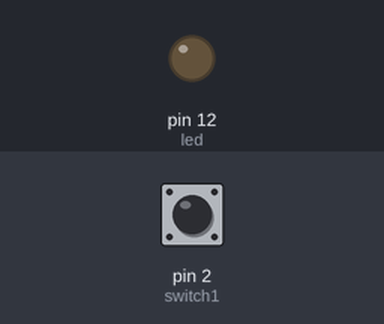
The sketch below on a simulated Arduino Uno, built with avr-gcc and run on an emulated ATmega328P. On the bench: output pins drawn as LEDs (lit = HIGH). The inputs (shaded band) are chosen by the test bench; at power-on: pin 2 (switch1) LOW.

Above: at 1.2 s.
1.3 s: pin 2 (switch1) pulled HIGH for 0.15 s
At 3.1 s:
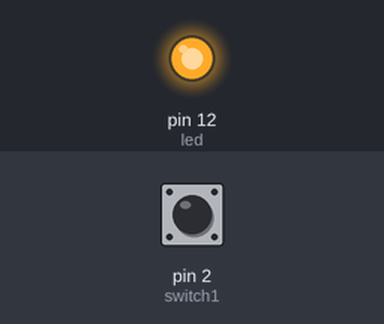
Timing chart, 0 to 7.9 s (numbered marks = the images above; inputs shaded):
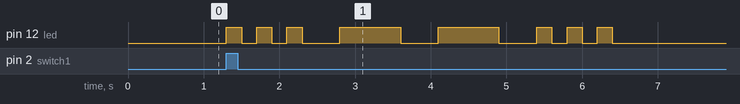

The sketch:

battery.ino
```cpp
int led = 12; // The LED is connected to pin 12.
int switch1 = 2; // The switch is connected to pin 2.

void setup() {
    // set pin 12's mode to be an output terminal
    pinMode(led, OUTPUT);
    // set pin 2's mode to be an input terminal
    pinMode(switch1, INPUT);
}

void loop() {
    if (digitalRead(switch1) == HIGH) {
        shortSeq(led);
        longSeq(led);
        shortSeq(led);
        delay(500);
    } else {
        digitalWrite(led, LOW);
    }
}

void shortSeq(int pin) {
  digitalWrite(pin, HIGH);
  delay(200);
  digitalWrite(pin, LOW);
  delay(200);
  digitalWrite(pin, HIGH);
  delay(200);
  digitalWrite(pin, LOW);
  delay(200);
  digitalWrite(pin, HIGH);
  delay(200);
  digitalWrite(pin, LOW);
  delay(500);
}

void longSeq(int pin) {
  digitalWrite(pin, HIGH);
  delay(800);
  digitalWrite(pin, LOW);
  delay(500);
  digitalWrite(pin, HIGH);
  delay(800);
  digitalWrite(pin, LOW);
  delay(500);
}
```

Measured:
- after the input at 1.3 s, pin 12 (led): LOW → HIGH at once, → LOW 0.20 s later, → HIGH 0.20 s later, → LOW 0.20 s later, … (16 changes in this stretch)
